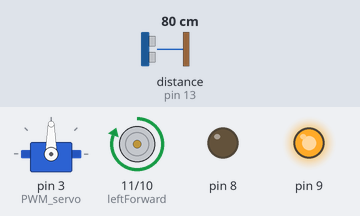
A sketch run on a simulated Arduino Uno, built with avr-gcc and run on an emulated ATmega328P. On the bench: servo, motor-driver pin pairs drawn as motors (green arrow = first pin HIGH = forward, orange = second pin HIGH = backward, longer = more drive), output pins drawn as LEDs (lit = HIGH). Wiring (inferred from the names in the program): ultrasonic range finder: trigger pin 12; echo pin 13. Dashed ring = blinking. The inputs (shaded band) are chosen by the test bench; at power-on: distance to the obstacle (sensor on pin 13) 80 cm. The echo pulse lasts 58.3 µs per cm; pins used as bus, display or sensor lines are not drawn.

Above: at 1.2 s.
1.3 s: distance to the obstacle (sensor on pin 13) set to 2 cm
At 2.1 s:
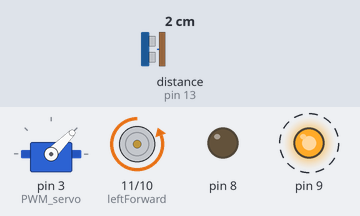
4.3 s: distance to the obstacle (sensor on pin 13) set to 35 cm
At 4.51 s:
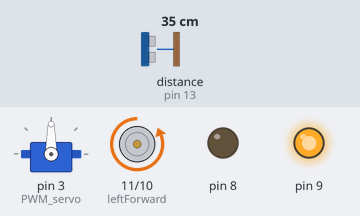
6.0 s: distance to the obstacle (sensor on pin 13) set to 4 cm
At 6.11 s:
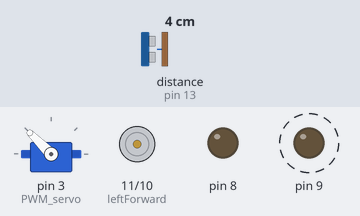
9.0 s: distance to the obstacle (sensor on pin 13) set to 60 cm
At 10.3 s:
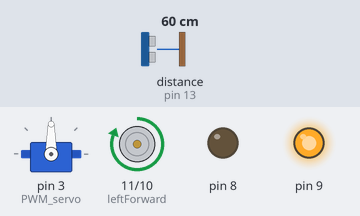
Timing chart, 0 to 11.7 s (numbered marks = the images above; inputs shaded):
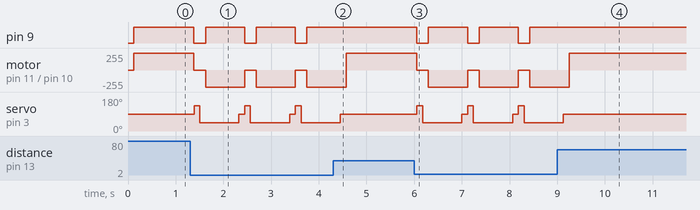

Measured:
- after the input at 1.3 s, pin 9: alternates HIGH for 0.82 s and LOW for 0.24 s, starting after 0.08 s; motor on pin 11 (leftForward) / pin 10 (leftBackward): alternates backward 255/255 for 0.82 s and stopped for 0.24 s, starting after 0.08 s
- after the input at 4.3 s, pin 9: stops changing and stays HIGH; servo on pin 3 (PWM_servo): goes on until 4.5 s, then stays 90°
- after the input at 6.0 s, pin 9: alternates HIGH for 0.82 s and LOW for 0.24 s, starting after 0.06 s; motor on pin 11 (leftForward) / pin 10 (leftBackward): alternates backward 255/255 for 0.82 s and stopped for 0.24 s, starting after 0.06 s
- after the input at 9.0 s, pin 9: stops changing and stays HIGH; servo on pin 3 (PWM_servo): goes on until 9.1 s, then stays 90°

The sketch:

Main.ino
```cpp
/***********************************************************************************************/
/*                                 Avoiding Robot v1.0                                         */
/*                                                                                             */
/*                The robot car explore in a straight line and avoid obsticale                 */
/*                                                                                             */
/*                           In 02/10/2018 by  ADDI Mohammed Said                              */
/*                                                                                             */
/*                                                                                             */
/***********************************************************************************************/

/*****************************************************************/
/*                         LIBRAIRIES                            */
/*****************************************************************/
#include <Servo.h>
#include "variableDec.h"
#include "servoControl.h"
#include "Init.h"
#include "ultrasonic.h"
#include "motorControl.h"
#include "findPath.h"

void setup() {
   intialisations();
}

void loop() {
  //a simple algorithme , will updating this soon !!
  look_forward();
  if(Dist()){motor_forward();}
  else{
  findPath();
  }
   delayMicroseconds(1000);
}
```

Init.h
```cpp
/******************************************************/
/*           Initialisation setup                     */
/******************************************************/

void intialisations(){

  DDRB  = B00011111;//make all of pin 8 to 12 as output others input
  PORTB = B00000000;//set all pins of port B to LOW

  servo.attach(PWM_servo);
}
```

findPath.h
```cpp
 /******************************************************/
/*         A functions that find a free path          */
/******************************************************/
void findPath(){  //I think this function explaines her self :)
   motor_stop();
   look_left();
   if(Dist()){motor_left();}
   look_right();
   if(Dist()){motor_right();}
   else{ motor_reverse();}
   }
```

motorControl.h
```cpp
 /******************************************************/
/*          Function for moving forward                */
/******************************************************/
 void motor_forward()
 {
     PORTB &= ~((1<<leftBackward)|(1<<rightBackward));//this replace digitalWrite(LOW) for stoping motors backwards
     PORTB |= (1<<leftForward)|(1<<rightForward);//this replace digitaWrite(HIGH) for moving motors forward
  }

 /******************************************************/
/*          Function for moving backward                */
/******************************************************/
void motor_backward()
 {
     PORTB &= ~((1<<leftForward)|(1<<rightForward));
     PORTB |= (1<<leftBackward)|(1<<rightBackward);
  }

 /******************************************************/
/*          Function for moving left                  */
/******************************************************/
void motor_left()
 {
    PORTB &= ~((1<<leftBackward)|(1<<rightForward));
    PORTB |= (1<<leftForward)|(1<<rightBackward);
    delay1sec(turnTime);
 }
 /******************************************************/
/*          Function for moving right                 */
/******************************************************/
void motor_right()
 {
     PORTB &= ~((1<<leftForward)|(1<<rightBackward));
     PORTB |= (1<<leftBackward)|(1<<rightForward);
     delay1sec(turnTime);
 }
  /******************************************************/
/*          Function for stop the motors               */
/******************************************************/
void motor_stop()
 {
   PORTB &= ~((1<<leftBackward)|(1<<rightBackward));
   PORTB &= ~((1<<leftForward)|(1<<rightForward));
   robot_notMoving=true;
 }

  /******************************************************/
/*       Function for moving reverse positions          */
/******************************************************/
void motor_reverse()
 {
   PORTB &= ~((1<<leftForward)|(1<<rightBackward));
   PORTB |= (1<<leftBackward)|(1<<rightForward);
   delay1sec(reverseTime);
 }
```

servoControl.h
```cpp
/******************************************************/
/*         Declaration of servo object                */
/******************************************************/
  Servo servo;
/******************************************************/
                /*  Look Forward*/
/******************************************************/
 void look_forward(){servo.write(90);delay1sec(servoTime);}
/******************************************************/
                /*  Look Left*/
/******************************************************/
 void look_left(){servo.write(135);delay1sec(servoTime);}
 /******************************************************/
                /*  Look right*/
/******************************************************/
 void look_right(){servo.write(45);delay1sec(servoTime);}
  /******************************************************/
           /*  Look completly left*/
/******************************************************/
 void look_leftcom(){servo.write(175);delay1sec(servoTime);}
/******************************************************/
           /*  Look completly right*/
/******************************************************/
 void look_rightcom(){servo.write(5);delay1sec(servoTime);}
```

ultrasonic.h
```cpp
/******************************************************/
/*         functions for measuring distance             */
/******************************************************/
  boolean Dist()
  {

  PORTB &= ~(1<<dis_trigger);
  delayMicroseconds(2);
  PORTB |= (1<<dis_trigger);
  delayMicroseconds(10);
  PORTB &= ~(1<<dis_trigger);

  distance=pulseIn(dis_echo,HIGH)/58.0;

  if(distance<20){return false;}//If the disance is over 20 cm it's consdring that there is and object
  //and return a false statment
  else{return true;}

  }
```

variableDec.h
```cpp
/******************************************************/
/*           Initialisation of robot pins             */
/******************************************************/

const char leftForward=3;// or b00001000 this is the pin number 11 on arduino uno  blong to the port B
const char leftBackward=2;

const char rightForward=1;
const char rightBackward=0;// same thing for all other pins for example this is pin number 8

char dis_trigger=4;
char dis_echo=13;//didn't use binary not sure whyy ?,,

const int PWM_servo=3;//servo pin

int distance=0;//variable where the code put the distance mesure in

bool robot_notMoving=true;

int servoTime=120;// time for the servo TO move from left or right in angle of 45 degree

int turnTime=300;//time for turning slightly right or left

int reverseTime=700;//time for getting from front position to reverse

/******************************************************/
/*           Fonctions delay of 1sec                  */
/******************************************************/
//use this function instead of delay for winning up to 100 byte per use
void delay1sec(int x){
  for(int i=0;i<1000;i++){
  delayMicroseconds(x);
  }}
```
